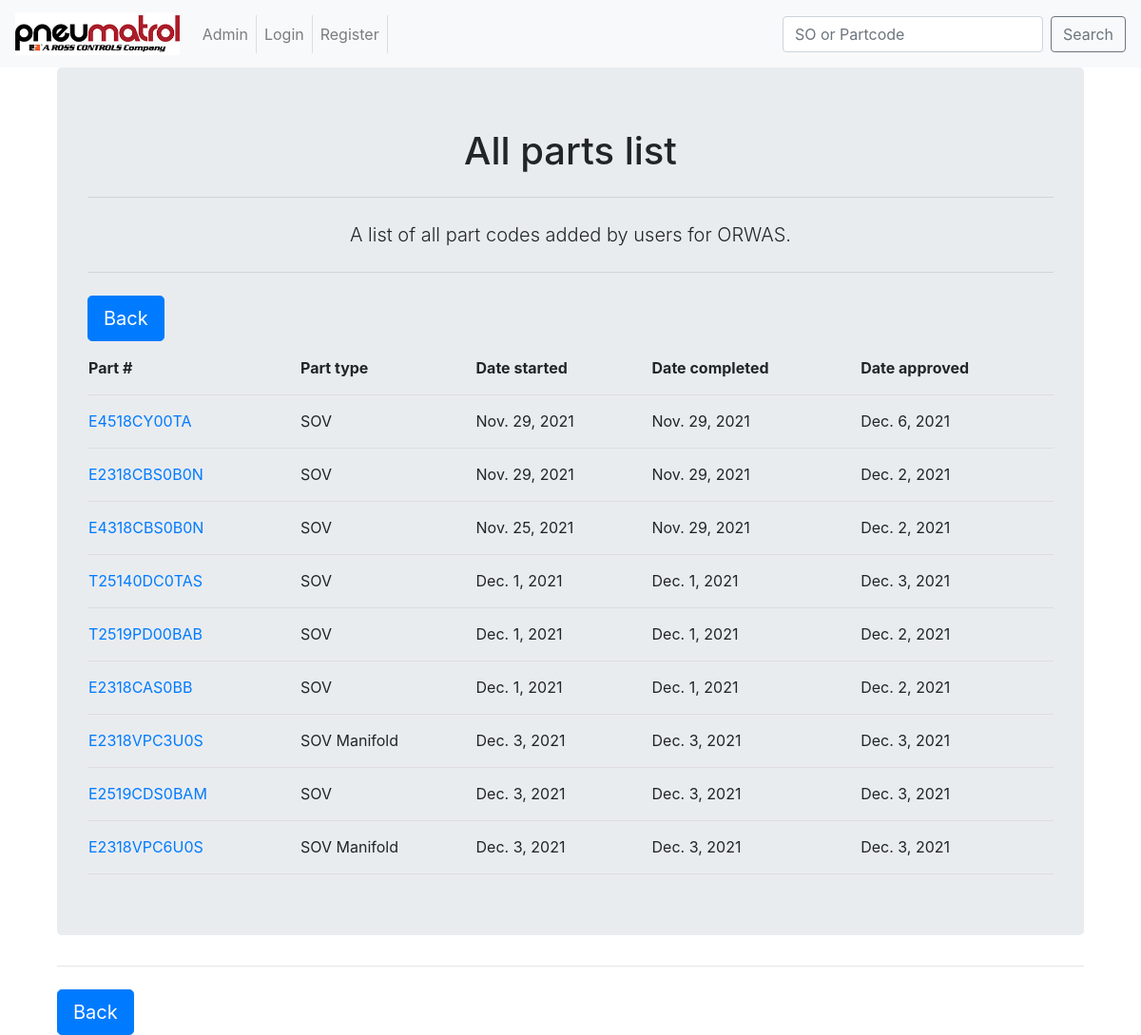
Before: /ORWAapp/home/AllParts/ with the older database file.
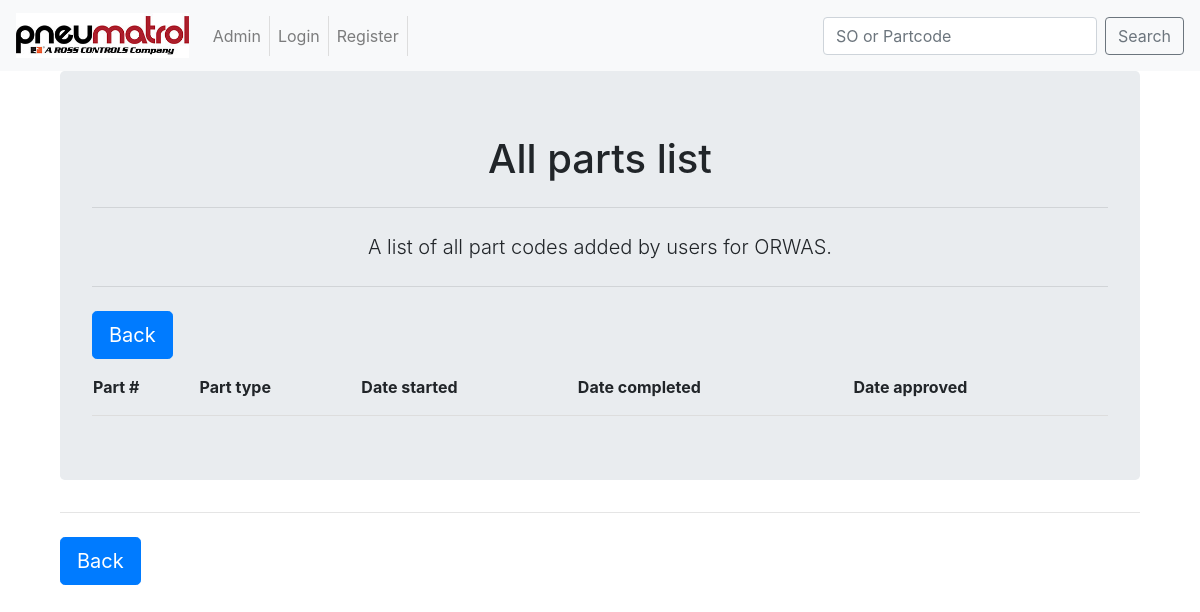
After: the same page with the newer database file.
### ORWAapp/models.py (models this page shows, shortened)
class Parts(models.Model):
	part_code = models.CharField(max_length=22, unique=True)
	part_type = models.ForeignKey(PartType, on_delete=models.CASCADE)
	sales_order = models.ForeignKey(SalesOrder, on_delete=models.CASCADE, related_name='salesorder')
	updated_code = models.BooleanField(default=False)
	start_date = models.DateField()
	completed_by = models.ForeignKey(User, on_delete=models.CASCADE, related_name='completedby', null=False, blank=True)
	completed_date = models.DateField(auto_now_add = True)
	approved_by = models.ForeignKey(User, on_delete=models.CASCADE, related_name='approvedby', null=True, blank=True)
	approved_date = models.DateField(null=True, blank=True)
	problem_parts = models.BooleanField(default=False, verbose_name ="Problem parts checked")
	problem_parts_cleared = models.BooleanField(default = False)
	notes = models.TextField(blank=True, max_length = 256)
	SMALL = 'S'
	MEDIUM = "M"
	LARGE = "L"
	HUGE = "H"
	SIZE_CHOICES = [
	    (SMALL, 'Small'),
	    (MEDIUM, 'Medium'),
	    (LARGE, 'Large'),
	    (HUGE, 'Huge'),
	]
	size = models.CharField(max_length=1, choices=SIZE_CHOICES, null = False)
	class Meta:
		verbose_name_plural = "Parts"

class PartType(models.Model):
	name = models.CharField(max_length=20, unique=True)
	description = models.TextField(max_length=200, help_text="200 character max")
	def __str__(self):
		return self.name
	class Meta:
		verbose_name_plural = "Part Types"

### ORWAapp/views.py (the view)
# urls.py: path('home/AllParts/', views.AllParts, name='AllParts'),
def AllParts(request):
    user = request.user.username
    ap = Parts.objects.all()
    context = {
    'insert_me':user,
    'ap': ap,
    }
    return render(request, 'ORWAapp/home/AllParts.html', context)

### templates/ORWAapp/home/AllParts.html (shortened to what this page needs)
<!DOCTYPE html>
{% extends "base.html" %}
    {% block body_block %}
        <div class="container">
            <div class="jumbotron">
                <center>
                <h1>All parts list</h1>
                <hr class="my-4">
                <p class="lead">A list of all part codes added by users for ORWAS. </p>
                <hr class="my-4">
            </center>
                <a class="btn btn-primary btn-lg" href="{% url 'ORWAapp:home' %}" role="button">Back</a>
                    <table>
                        <tr>
                            <th>Part #</th>
                            <th>Part type</th>
                            <th>Date started</th>
                            <th>Date completed</th>
                            <th>Date approved</th>
                        </tr>
                        {% for p in ap %}
                        <tr>
                            <td><a href="{% url 'ORWAapp:PartDetail' p.part_code %}">{{ p.part_code }}</a></td>
                            <td>{{ p.part_type }}</td>
                            <td>{{ p.start_date }}</td>
                            <td>{{ p.completed_date }}</td>
                            <td>{{ p.approved_date }}</td>
                        </tr>
                        {% endfor %}
                    </table>
            </div>
            <hr class="my-4">
        <a class="btn btn-primary btn-lg" href="{% url 'ORWAapp:home' %}" role="button">Back</a>
{% endblock %}

Changed rows visible on the page:
removed Parts: part_code "E4518CY00TA", part_type "SOV", start_date "Nov. 29, 2021", completed_date "Nov. 29, 2021", approved_date "Dec. 6, 2021"
removed Parts: part_code "E2318CBS0B0N", part_type "SOV", start_date "Nov. 29, 2021", completed_date "Nov. 29, 2021", approved_date "Dec. 2, 2021"
removed Parts: part_code "E4318CBS0B0N", part_type "SOV", start_date "Nov. 25, 2021", completed_date "Nov. 29, 2021", approved_date "Dec. 2, 2021"
removed Parts: part_code "T25140DC0TAS", part_type "SOV", start_date "Dec. 1, 2021", completed_date "Dec. 1, 2021", approved_date "Dec. 3, 2021"
removed Parts: part_code "T2519PD00BAB", part_type "SOV", start_date "Dec. 1, 2021", completed_date "Dec. 1, 2021", approved_date "Dec. 2, 2021"
removed Parts: part_code "E2318CAS0BB", part_type "SOV", start_date "Dec. 1, 2021", completed_date "Dec. 1, 2021", approved_date "Dec. 2, 2021"
removed Parts: part_code "E2318VPC3U0S", part_type "SOV Manifold", start_date "Dec. 3, 2021", completed_date "Dec. 3, 2021", approved_date "Dec. 3, 2021"
removed Parts: part_code "E2519CDS0BAM", part_type "SOV", start_date "Dec. 3, 2021", completed_date "Dec. 3, 2021", approved_date "Dec. 3, 2021"
removed Parts: part_code "E2318VPC6U0S", part_type "SOV Manifold", start_date "Dec. 3, 2021", completed_date "Dec. 3, 2021", approved_date "Dec. 3, 2021"
